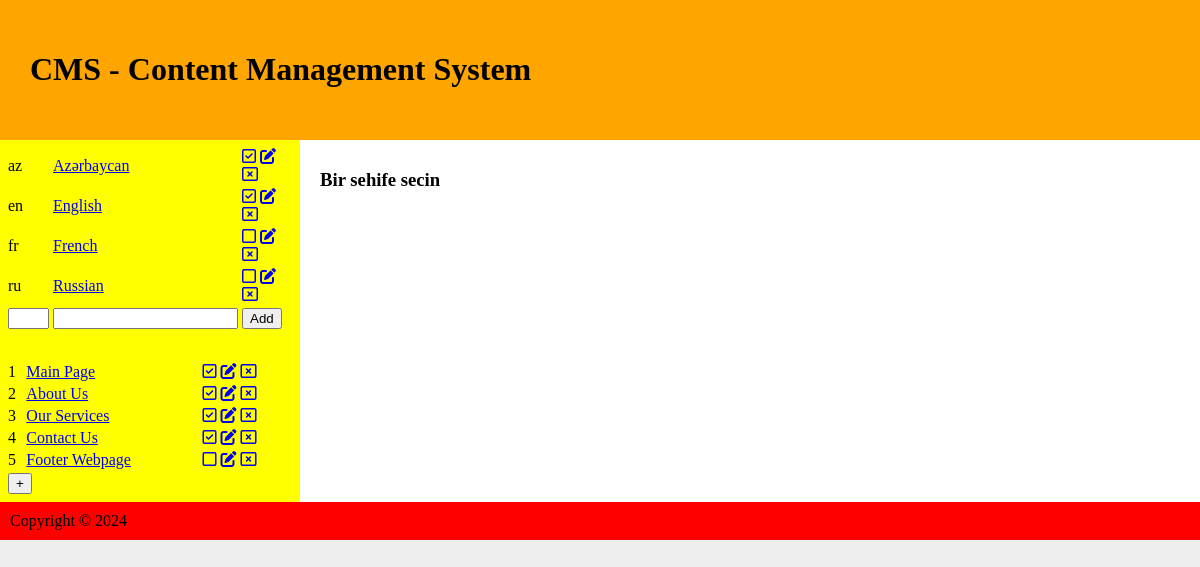
Screenshot of /admin/my-index2.php (signed in) with the database file from the repository.
### tables this page shows
CREATE TABLE `language` (
  `id` int(11) NOT NULL,
  `short` char(2) NOT NULL,
  `full` varchar(16) NOT NULL,
  `status` int(11) NOT NULL
);

CREATE TABLE `menu` (
  `id` int(11) NOT NULL,
  `lang` int(11) NOT NULL,
  `name` varchar(128) DEFAULT NULL,
  `order` int(11) NOT NULL,
  `status` int(11) NOT NULL
);

### admin/my-index2.php (the view, shortened to what this page needs)
<?php
require_once "../db.php";
$lang = $_REQUEST["lang"] ?? "2";
$page = $_REQUEST["page"] ?? "0";
$lshort = $_GET["lshort"] ?? "";
$lfull = $_GET["lfull"] ?? "";
$lbutton = 'Add';
?>
<!DOCTYPE html>
<html lang="en">
<head>
    <link rel="stylesheet" href="https://cdnjs.cloudflare.com/ajax/libs/font-awesome/6.5.2/css/all.min.css" />
    <link rel="stylesheet" href="../style.css" />
</head>
<body>
    <div>
        <header>
            <h1>CMS - Content Management System</h1>
        </header>
        <main>
            <aside>
                <table>
                    <?php
                    $sql = "SELECT * FROM `language` ORDER BY `short`";
                    $result = mysqli_query($conn, $sql);
                    while ($row = mysqli_fetch_assoc($result)) {
                        echo '
                                    <tr>
                                        <td>' . $row["short"] . '</td>
                                        <td><a href="?lang=' . $row["id"] . '">' . $row["full"] . '</a></td>
                                        <td>
                                            <a href="?action=lcheck&lid=' . $row["id"] . '&lstatus=' . $row["status"] . '"><i class="far fa' . ($row["status"] ? '-check' : '') . '-square"></i></a>
                                            <a href="?action=ledit&lid=' . $row["id"] . '&lshort=' . $row["short"] . '&lfull=' . $row["full"] . '"><i class="fas fa-edit"></i></a>
                                            <a href="?action=ldel&lid=' . $row["id"] . '"><i class="far fa-window-close"></i></a>
                                        </td>
                                    </tr>
                                ';
                    }
                    ?>
                    <tr>
                        <form>
                            <td><input type="text" name="lshort" size="2" value="<?= $lshort ?>" /></td>
                            <td><input type="text" name="lfull" value="<?= $lfull ?>" /></td>
                            <td><input type="submit" value="<?= $lbutton ?>"></td>
                        </form>
                    </tr>
                </table>
                <br />
                <table>
                    <?php
                    $sql = "SELECT * FROM `menu` WHERE `lang`=$lang ORDER BY `order`";
                    $result = mysqli_query($conn, $sql);
                    while ($row = mysqli_fetch_assoc($result)) {
                        echo '
                                    <tr>
                                        <td>' . $row["order"] . '</td>
                                        <td><a href="?lang=' . $lang . '&page=' . $row["id"] . '">' . $row["name"] . '</a></td>
                                        <td>
                                            <a href="?action=mcheck&mid=' . $row["id"] . '&mstatus=' . $row["status"] . '"><i class="far fa' . ($row["status"] ? '-check' : '') . '-square"></i></a>
                                            <a href="?action=medit&mid=' . $row["id"] . '&morder=' . $row["order"] . '&mname=' . $row["name"] . '"><i class="fas fa-edit"></i></a>
                                            <a href="?action=mdel&mid=' . $row["id"] . '"><i class="far fa-window-close"></i></a>
                                        </td>
                                    </tr>
                                ';
                    }
                    ?>
                    <tr>
                        <td colspan="3"><button onclick="showmodal()">+</button></td>
                    </tr>
                </table>
            </aside>
            <section>
                <?php
                if ($page == 0) echo '<h3>Bir sehife secin</h3>';
                ?>
            </section>
        </main>
        <footer>
            Copyright &copy; <?= date('Y') ?>
        </footer>
    </div>
</body>
</html>

### style.css (style rules this page uses)
* { box-sizing: border-box; }
body { margin: 0; background: #eee; }
header { padding: 30px; background: orange; }
main { display: flex }
aside { width: 25%; background: yellow; }
section { width: 75%; background: white; padding: 10px 20px; }
footer { padding: 10px; background: red }
table { padding: 5px; width: 100% }

### rows the page displays
language: short "az", full "Azərbaycan", status 1 (drawn)
language: short "en", full "English", status 1 (drawn)
language: short "fr", full "French", status 0 (drawn)
language: short "ru", full "Russian", status 0 (drawn)
menu: order "1", name "Main Page", status 1 (drawn)
menu: order "2", name "About Us", status 1 (drawn)
menu: order "3", name "Our Services", status 1 (drawn)
menu: order "4", name "Contact Us", status 1 (drawn)
menu: order "5", name "Footer Webpage", status 0 (drawn)
